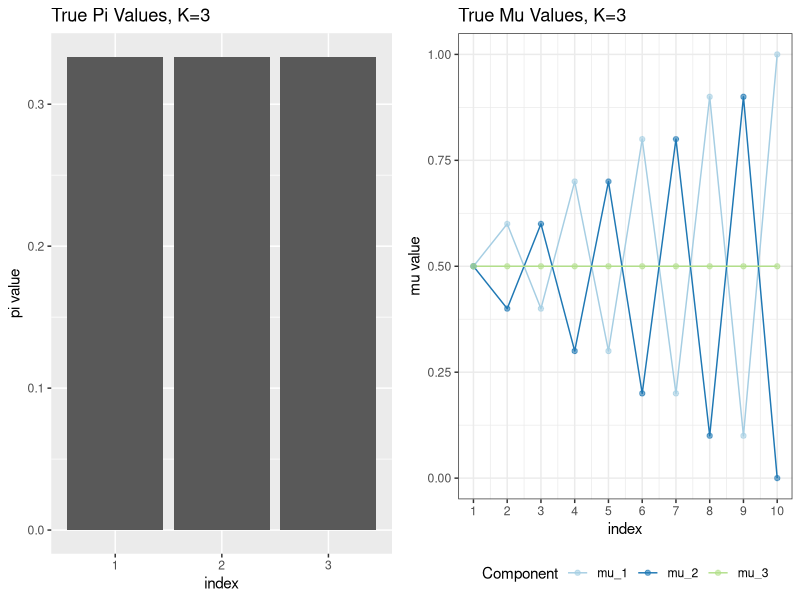
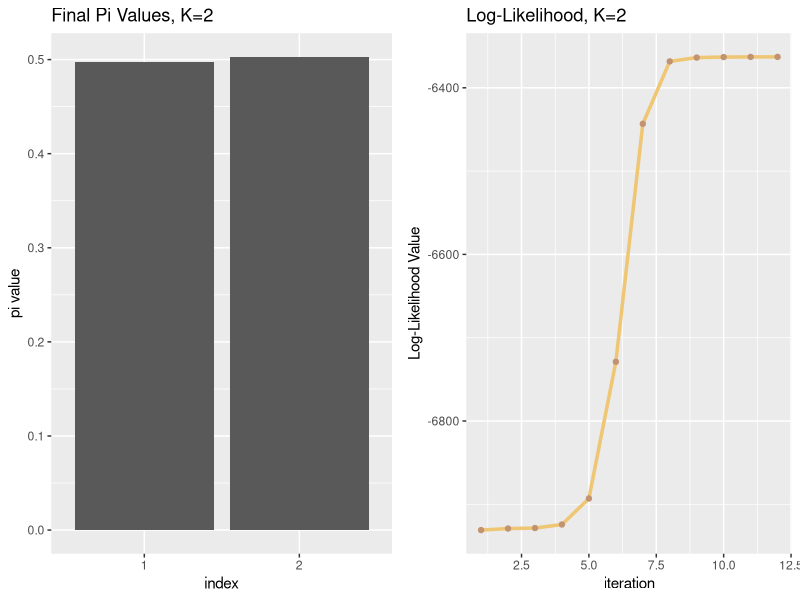
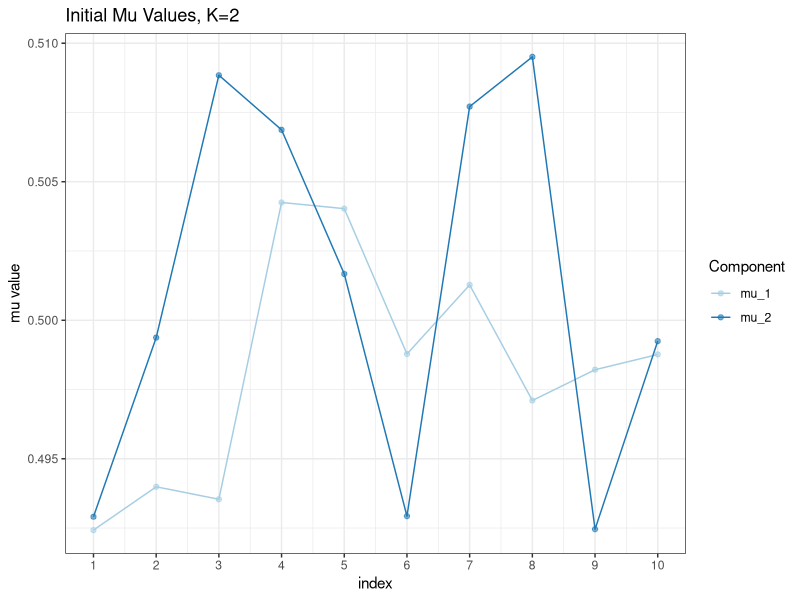
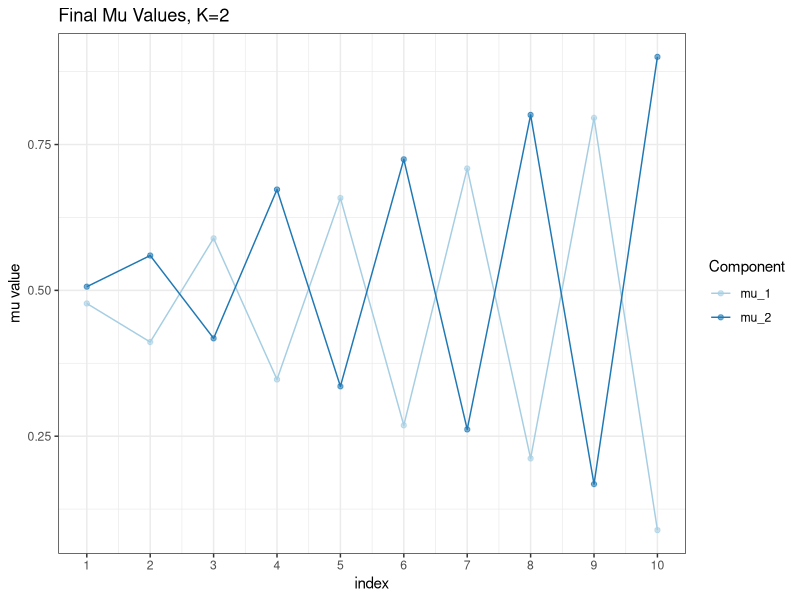
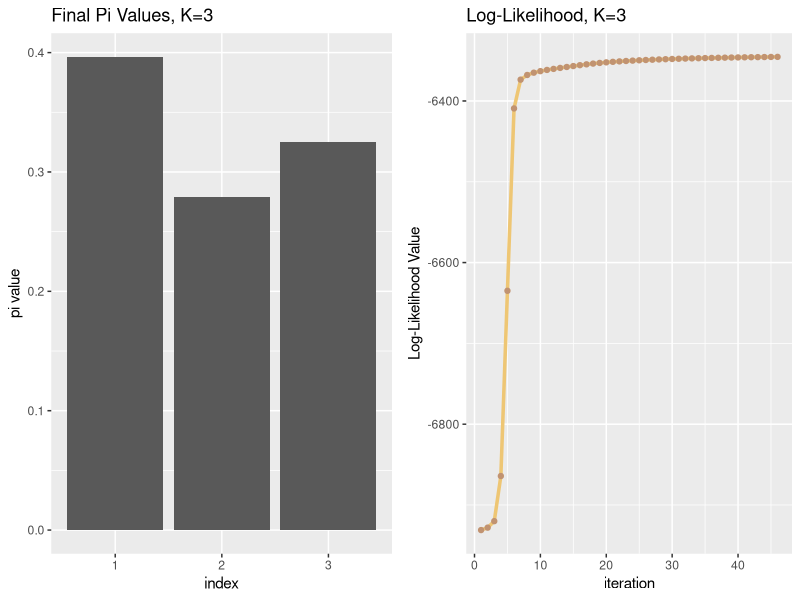
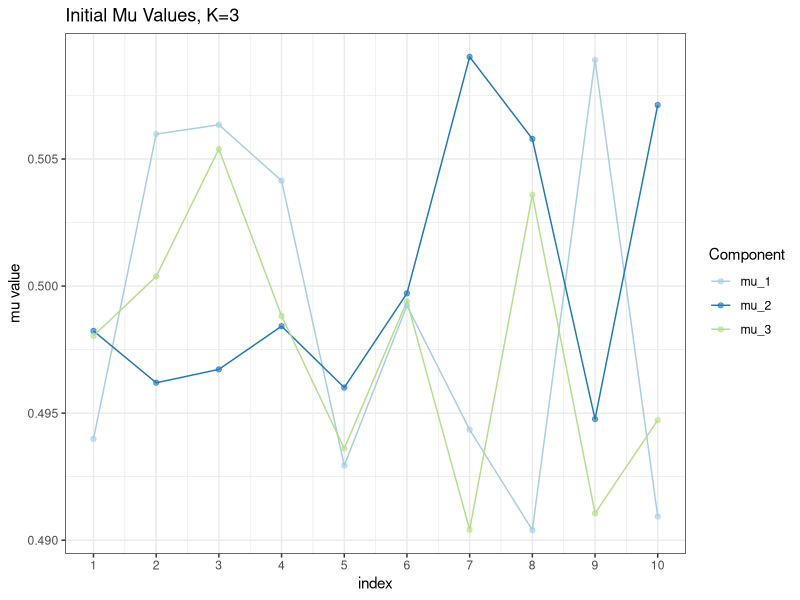
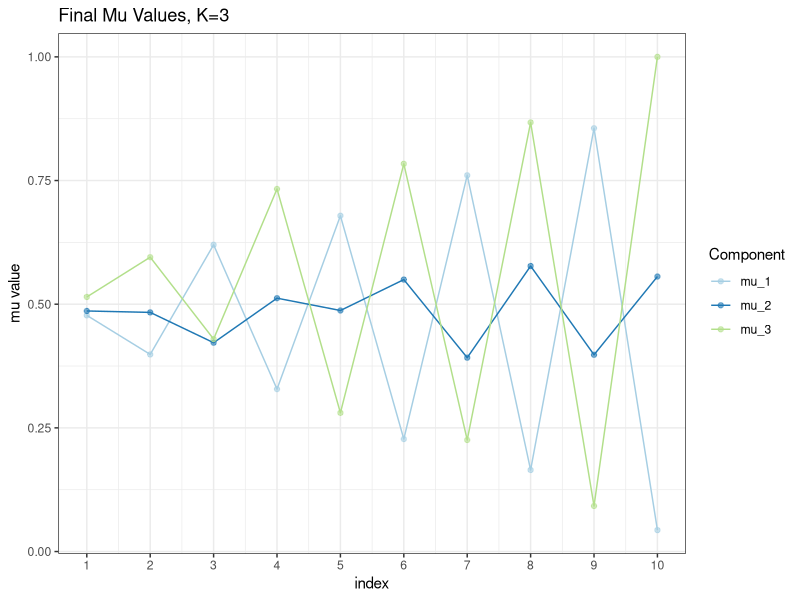
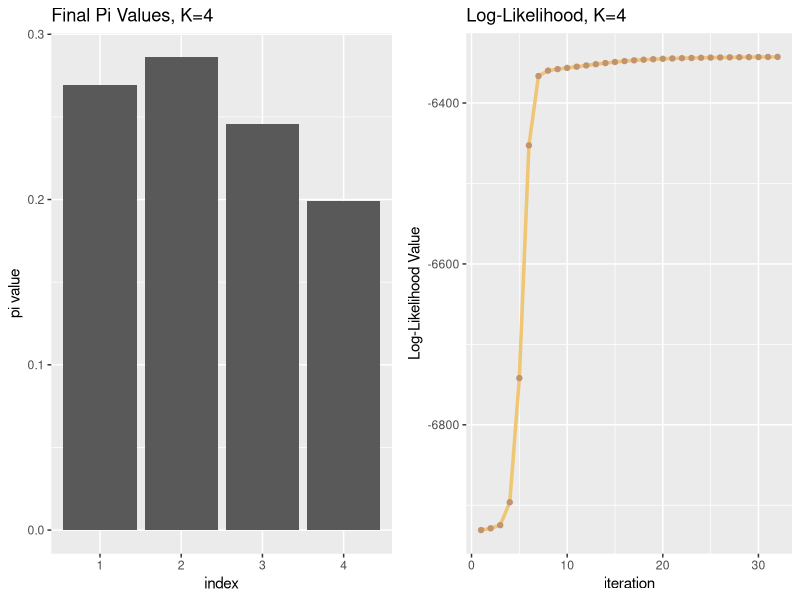

Reproduce these figures in R, in order.
## ---- chunk 1
knitr::opts_chunk$set(echo = TRUE)
## ---- chunk 2
library("ggplot2")
library(kableExtra)
library(ggplot2)
library(gridExtra)
######################
### PLOT FUNCTIONS ###
######################
plot_mu = function(mu, title, legend_pos="right"){
  # mu should be a matrix which is KxD size
  plot_df = NULL
  # create df for plot
  for(k in 1:dim(mu)[1]){
    plot_df = rbind(plot_df, data.frame(index = c(1:dim(mu)[2]),
                                        value = mu[k, ],
                                        component = 
                                          rep(paste("mu_", k, sep = ""))))
  }
  
  plot = ggplot(plot_df, aes(x = index, y = value, color = component)) +
    geom_line() +
    geom_point(alpha = 0.6) +
    labs(title = title, x = "index", y = "mu value", 
         color = "Component") +
    theme_bw() +
    theme(legend.position = legend_pos) +
    scale_color_brewer(palette="Paired") +
    scale_x_continuous(breaks = seq(1,10,1))
    
  return(plot)
}
plot_pi = function(pi, title){
  plot_df = data.frame(index = factor(c(1:length(pi))),
                       pi = pi)
  
  plot = ggplot(plot_df, aes(x=index, y=pi)) +
    geom_bar(stat = "identity") + 
    labs(title = title, x = "index", y = "pi value")
  
  return(plot)
}
plot_llik = function(llik, title){
  plot_df = data.frame(iteration = c(1:length(llik)),
                 llik = llik)
  plot = ggplot(plot_df, aes(x = iteration, y= llik)) +
              geom_line(color = "#eec674", size=1.2) +
              geom_point(color = "#c19371", size = 1.5) + 
              labs(title = title, x = "iteration", y = "Log-Likelihood Value")
  return(plot)
}
############################
### REAL DATA GENERATION ###
############################
set.seed(1234567890)
N=1000 # number of training points
D=10 # number of dimensions
x <- matrix(nrow=N, ncol=D) # training data
true_pi <- vector(length = 3) # true mixing coefficients
true_mu <- matrix(nrow=3, ncol=D) # true conditional distributions
true_pi=c(1/3, 1/3, 1/3)
true_mu[1,]=c(0.5,0.6,0.4,0.7,0.3,0.8,0.2,0.9,0.1,1)
true_mu[2,]=c(0.5,0.4,0.6,0.3,0.7,0.2,0.8,0.1,0.9,0)
true_mu[3,]=c(0.5,0.5,0.5,0.5,0.5,0.5,0.5,0.5,0.5,0.5)
plot_true_mu = plot_mu(true_mu, "True Mu Values, K=3", legend_pos = "bottom")
plot_true_pi = plot_pi(true_pi, "True Pi Values, K=3")
############################
### SIM DATA GENERATION  ###
############################
# Producing the training data
for(n in 1:N) {
  k <- sample(1:3,1,prob=true_pi)
  for(d in 1:D) {
    x[n,d] <- rbinom(1,1,true_mu[k,d])
  }
}
# number of guessed components
K=3 
# max number of EM iterations
max_it <- 100 
# min change in log likelihood between two consecutive EM iterations
min_change <- 0.1 
###################
### EM FUNCTION ###
###################
em_bernoulli = function(x, K=3, max_it=100, min_change=0.1){
  N = dim(x)[1]
  D = dim(x)[2]
  ### declare random variable
  z <- matrix(nrow=N, ncol=K) # fractional component assignments
  pi <- vector(length = K) # mixing coefficients
  mu <- matrix(nrow=K, ncol=D) # conditional distributions
  
  llik <- c() # log likelihood of the EM iterations
  # Random initialization of the latent parameters
  pi <- runif(K,0.49,0.51)
  pi <- pi / sum(pi)
  for(k in 1:K) {
    mu[k,] <- runif(D,0.49,0.51)
  }
  # create initialized mu plot
  plot_init_mu = plot_mu(mu, paste("Initial Mu Values, K=", K, sep=""))
  ### main loop
  for(it in 1:max_it) {
    # E-step: Computation of the fractional component assignments
    ### calculate Z matrix
    # P(X|mu) = \prod{i} mu_ki^x_i * (1 - mu_ki)^(1-x_i)
    # We cannot calculate powers with matrix multiplication
    # We can take log of whole probability formula, and to reach real values
    # we will take exp of the result.
    # exp(log( P(X|mu) )) = exp(\sum{i} [x_i*log(mu_ki) + (1-x_i)*log(1-mu_ki)])
    p = exp(x %*%t (log(mu)) + (1-x) %*% t(log(1-mu)))
    # there is no way to calculate row wised in R. We have to create N redundant
    # rows to multiply matrixes element wised.
    pi_multiplier = matrix(rep(pi, N), nrow=N, byrow = T)
    # weighted probability
    weighted_p = pi_multiplier * p
    # latent variable calculation
    z_probs = weighted_p / rowSums(weighted_p)
    
    ### Log likelihood computation.
    llik[it] = sum(log(rowSums(weighted_p)))
    
    # Stop if the log likelihood has not changed significantly
    # value is a parameter of the function
    if(it!=1){
      if(llik[it]-llik[it-1] <= min_change)
        break
    }
    # M-step: ML parameter estimation 
    # from the data and fractional component assignments
    # calculate new latent parameters
    ### calculate pi
    pi = colSums(z_probs) / N
    ### calculate mu
    mu = t(z_probs) %*% x / colSums(z_probs)
  }
  # create final plots
  plot_final_mu = plot_mu(mu, paste("Final Mu Values, K=", K, sep=""))
  plot_final_pi = plot_pi(pi, paste("Final Pi Values, K=", K, sep=""))
  plot_llik = plot_llik(llik, paste("Log-Likelihood, K=", K, sep = ""))
  result = list(llik = llik,
                plots = list(
                  init_mu = plot_init_mu,
                  final_mu = plot_final_mu,
                  final_pi = plot_final_pi,
                  llik = plot_llik
                  )
                )
  
  return(result)
}
## ---- chunk 3
grid.arrange(grobs=list(plot_true_pi, plot_true_mu), ncol=2)
## ---- chunk 4
em_2 = em_bernoulli(x, K=2)
grid.arrange(grobs=list(em_2$plots$final_pi, em_2$plots$llik), ncol=2)
## ---- chunk 5
em_2$plots$init_mu
em_2$plots$final_mu
## ---- chunk 6
em_3 = em_bernoulli(x, K=3)
grid.arrange(grobs=list(em_3$plots$final_pi, em_3$plots$llik), ncol=2)
## ---- chunk 7
em_3$plots$init_mu
em_3$plots$final_mu
## ---- chunk 8
em_4 = em_bernoulli(x, K=4)
grid.arrange(grobs=list(em_4$plots$final_pi, em_4$plots$llik), ncol=2)
## ---- chunk 9
em_4$plots$init_mu
em_4$plots$final_mu

## ---- chunk 10

em_5 = em_bernoulli(x, K=5)
em_6 = em_bernoulli(x, K=6)
